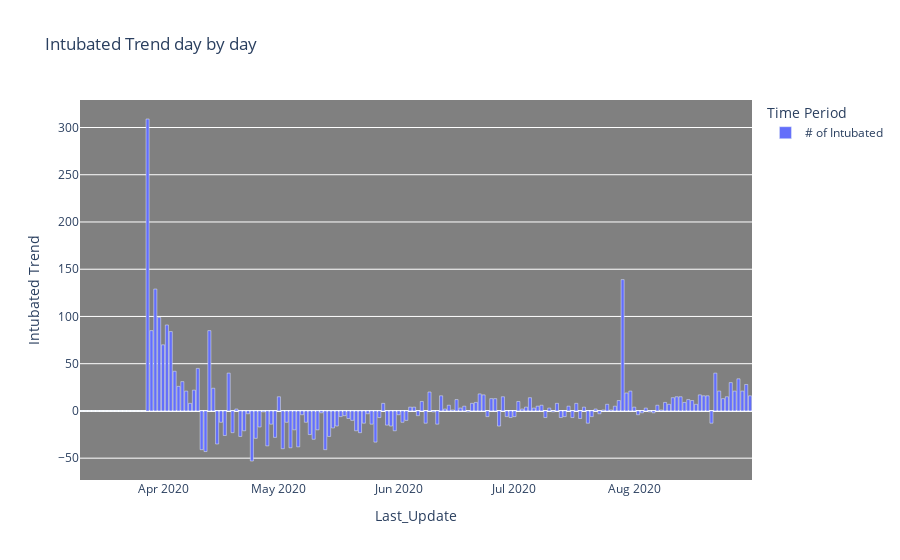

Notebook code cell kept with this figure:
### Markdown cell above
Aşağıdaki sütun grafiğinde ise entübe hasta sayısındaki değişim görülmektedir. 2 üstteki çizgi grafiğinin aksine bu grafikte azalan entübe hasta sayısı da görülmektedir. 11 Nisanda başlayan eksi yönde artma 3 Hazirana kadar devam edip daha sonra azalıp artan bir görüntü oluşmaktadır. 29 Temmuz'da ikinci zirve noktayı görüp tekrar azalmakta ancak eksiye neredeyse hiç düşmediği görülüyor.

### Code cell
#Plotting intubated patients number day by day
int_fig = px.bar(x=df.index,y=df['General DailyIntubated'], color=px.Constant("# of Intubated"),
             labels=dict(x='Last_Update', y="Intubated Trend", color="Time Period"),
                title = 'Intubated Trend day by day').update_layout(plot_bgcolor = 'gray')
int_fig.show()

### Figure 1 — Plotly figure (JSON) as saved in the notebook; plotly's stock layout.template omitted (floating-point values rounded to 4 significant figures; data arrays with more than 128 entries replaced by an {"elided": "..."} marker saying what was removed)
{"data": [{"alignmentgroup": "True", "hovertemplate": "Time Period=# of Intubated<br>Last_Update=%{x}<br>Intubated Trend=%{y}<extra></extra>", "legendgroup": "# of Intubated", "marker": {"color": "#636efa"}, "name": "# of Intubated", "offsetgroup": "# of Intubated", "orientation": "v", "showlegend": true, "textposition": "auto", "type": "bar", "x": {"elided": "174 str values"}, "xaxis": "x", "y": {"elided": "174 int values"}, "yaxis": "y"}], "layout": {"barmode": "relative", "legend": {"title": {"text": "Time Period"}, "tracegroupgap": 0}, "plot_bgcolor": "gray", "title": {"text": "Intubated Trend day by day"}, "xaxis": {"anchor": "y", "domain": [0, 1], "title": {"text": "Last_Update"}}, "yaxis": {"anchor": "x", "domain": [0, 1], "title": {"text": "Intubated Trend"}}}}
